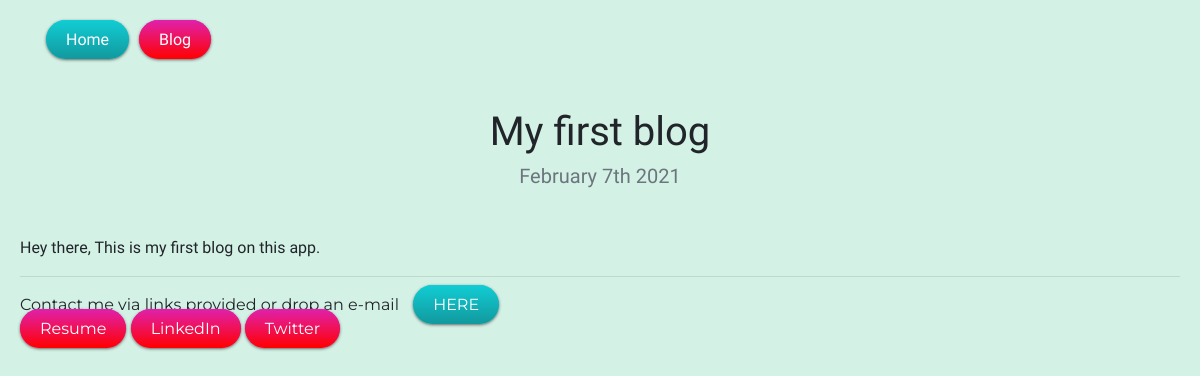
/blog/1, run on an earlier commit of the app's database.
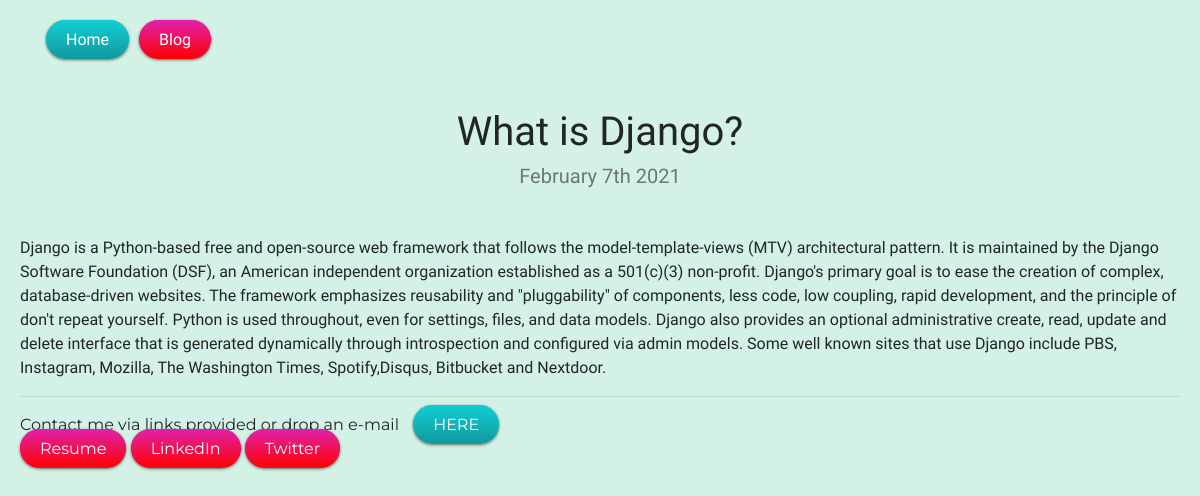
And on a later commit of the database.
### blog/models.py (models this page shows)
class Blog(models.Model):
    title = models.CharField(max_length=100)
    body = models.TextField(max_length=1000)
    image = models.ImageField(blank=True,upload_to='blog/images/')
    date = models.DateField()

### blog/views.py (the view)
# urls.py: path('<int:blog_id>', views.detail, name='detail'),
def detail(request, blog_id):
    blog = get_object_or_404(Blog,pk=blog_id)
    return render(request,'blog/detail.html',{'blog':blog})

### blog/templates/blog/detail.html
{% extends "portfolio/base.html" %}
{% load static %}
{% block content %}
<h1 class="text-center mt-5" id="blogdetailtitle">{{ blog.title }}</h1>
<h5 class="text-center text-muted mb-5">{{ blog.date|date:'F jS Y' }}</h5>
{{ blog.body|safe }}
{% endblock %}

What changed in the data, as far as the page shows it:
changed Blog: title "My first blog" → "What is Django?"; body "Hey there, This is my first blog on this app." → "Django is a Python-based free and open-source web framework that follows the model-template-views (MTV) architectural pattern. It is maintained by the Django Software Foundation (DSF), an American independent organization established as a 501(c)(3) non-profit. Django's primary goal is to ease the creation of complex, database-driven websites. The framework emphasizes reusability and \"pluggability\" of components, less code, low coupling, rapid development, and the principle of don't repeat yourself. Python is used throughout, even for settings, files, and data models. Django also provides an optional administrative create, read, update and delete interface that is generated dynamically…"
